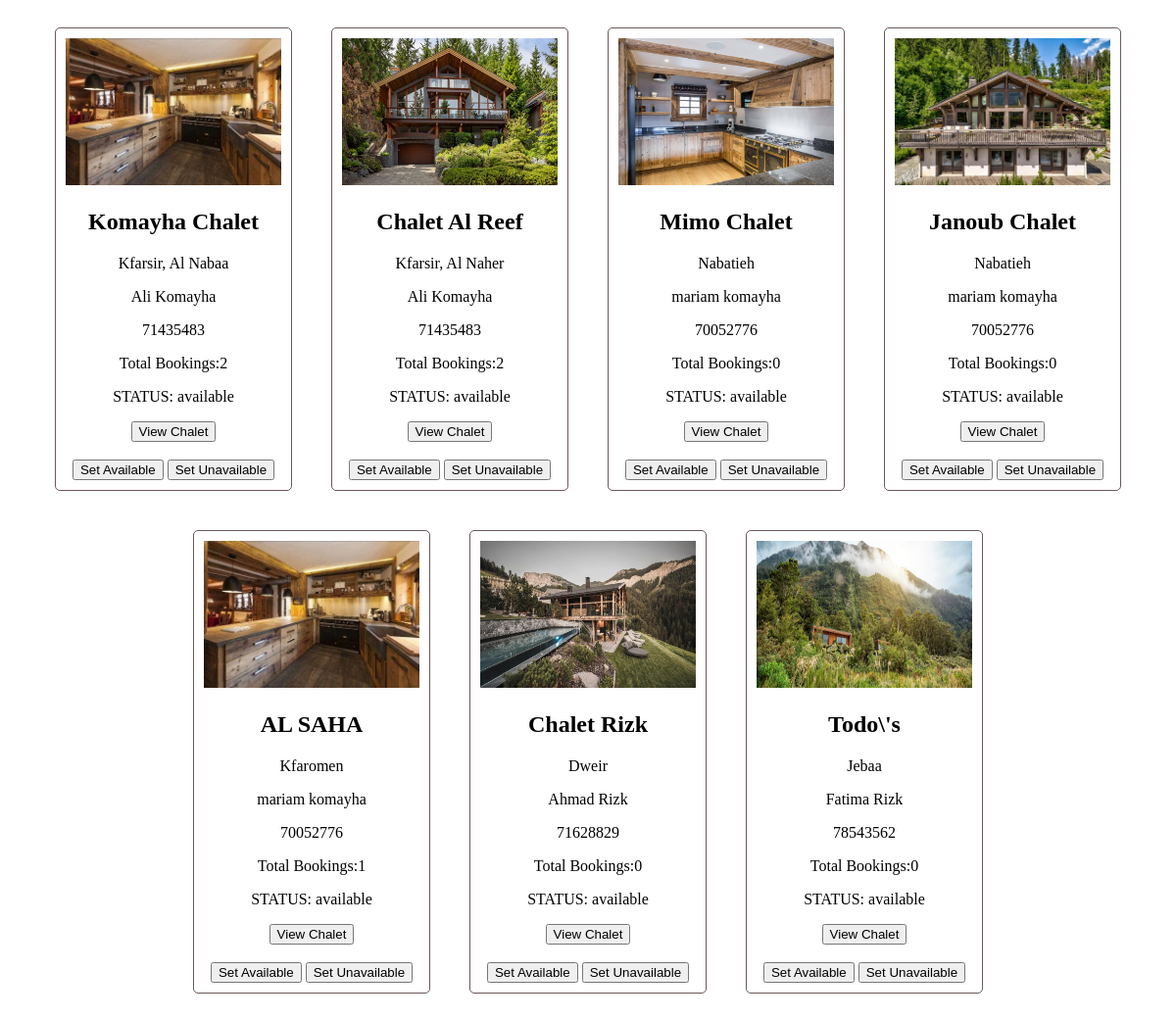
The app's page /admin.php with its own data.
### tables this page shows
CREATE TABLE `chalet` (
  `id` int(11) NOT NULL,
  `name` varchar(255) DEFAULT NULL,
  `location` varchar(255) DEFAULT NULL,
  `description` text DEFAULT NULL,
  `price` int(11) DEFAULT NULL,
  `oid` int(11) DEFAULT NULL,
  `capacity` int(11) DEFAULT NULL,
  `rooms` int(11) DEFAULT NULL,
  `status` varchar(50) NOT NULL DEFAULT 'available'
);

CREATE TABLE `owner` (
  `id` int(11) NOT NULL,
  `fname` text NOT NULL,
  `lname` text NOT NULL,
  `email` text NOT NULL,
  `phone` int(11) NOT NULL,
  `address` text DEFAULT NULL
);

### admin.php (the view, shortened to what this page needs)
<?php
    $conn = connectToDB();
    $result = mysqli_query($conn, "SELECT c.id, c.name, c.location, cp.url, c.status, o.id AS owner_id, o.phone AS owner_phone, o.fname AS owner_fname, o.lname AS owner_lname,
                               (SELECT COUNT(*) FROM bookings WHERE cid = c.id) AS booking_count
                               FROM chalet c
                               LEFT JOIN chalet_pictures cp ON c.id = cp.cid
                               JOIN owner o ON c.oid = o.id
                               GROUP BY c.id");
    $chalets = [];
    while ($row = mysqli_fetch_assoc($result)) {
        $chalets[] = $row;
        }
?>
<!DOCTYPE html>
<html lang="en">
<head>
    <link rel="stylesheet" href="styles/admin.css">
</head>
<body>
<div class="chalet-grid">
            <?php foreach ($chalets as $chalet): ?>
                <div class="chalet-card">
                    <img src="<?= htmlspecialchars($chalet['url']) ?>" alt="Chalet Image">
                    <h2><?= htmlspecialchars($chalet['name']) ?></h2>
                    <p><?= htmlspecialchars($chalet['location']) ?></p>
                    <p><?= $chalet['owner_fname'] ?> <?= $chalet['owner_lname'] ?></p>
                    <p><?= $chalet['owner_phone'] ?></p>
                    <p>Total Bookings:<?= $chalet['booking_count'] ?></p>
                    <p>STATUS: <?= $chalet['status'] ?></p>
                    <button id="viewchalet" onclick="window.location.href='viewChalet.php?id=<?= htmlspecialchars($chalet['id']) ?>';">View Chalet</button>
                    <br><br>
                    <form method="post" >
                    <button type="submit" name="submit" value="available">Set Available</button>
                    <button type="submit" name="submit" value="unavailable">Set Unavailable</button>
                    </form>
                </div>
            <?php endforeach; ?>
    </div>
</body>
</html>

### styles/admin.css (style rules this page uses)
.chalet-grid { display: flex; flex-wrap: wrap; justify-content: center; }
.chalet-card { border: 1px solid #6a5858; border-radius: 5px; margin: 20px; padding: 10px; width: 220px; text-align: center; }
.chalet-card img { max-width: 100%; height: 150px; }

### records on screen
chalet: name "Komayha Chalet", location "Kfarsir, Al Nabaa", oid.fname "Ali", oid.lname "Komayha", oid.phone "71435483", booking_count "2", status "available"
chalet: shows a picture, name "Chalet Al Reef", location "Kfarsir, Al Naher", oid.fname "Ali", oid.lname "Komayha", oid.phone "71435483", booking_count "2", status "available"
chalet: shows a picture, name "Mimo Chalet", location "Nabatieh", oid.fname "mariam", oid.lname "komayha", oid.phone "70052776", booking_count "0", status "available"
chalet: shows a picture, name "Janoub Chalet", location "Nabatieh", oid.fname "mariam", oid.lname "komayha", oid.phone "70052776", booking_count "0", status "available"
chalet: name "AL SAHA", location "Kfaromen", oid.fname "mariam", oid.lname "komayha", oid.phone "70052776", booking_count "1", status "available"
chalet: shows a picture, name "Chalet Rizk", location "Dweir", oid.fname "Ahmad", oid.lname "Rizk", oid.phone "71628829", booking_count "0", status "available"
chalet: shows a picture, name "Todo\\'s", location "Jebaa", oid.fname "Fatima", oid.lname "Rizk", oid.phone "78543562", booking_count "0", status "available"
